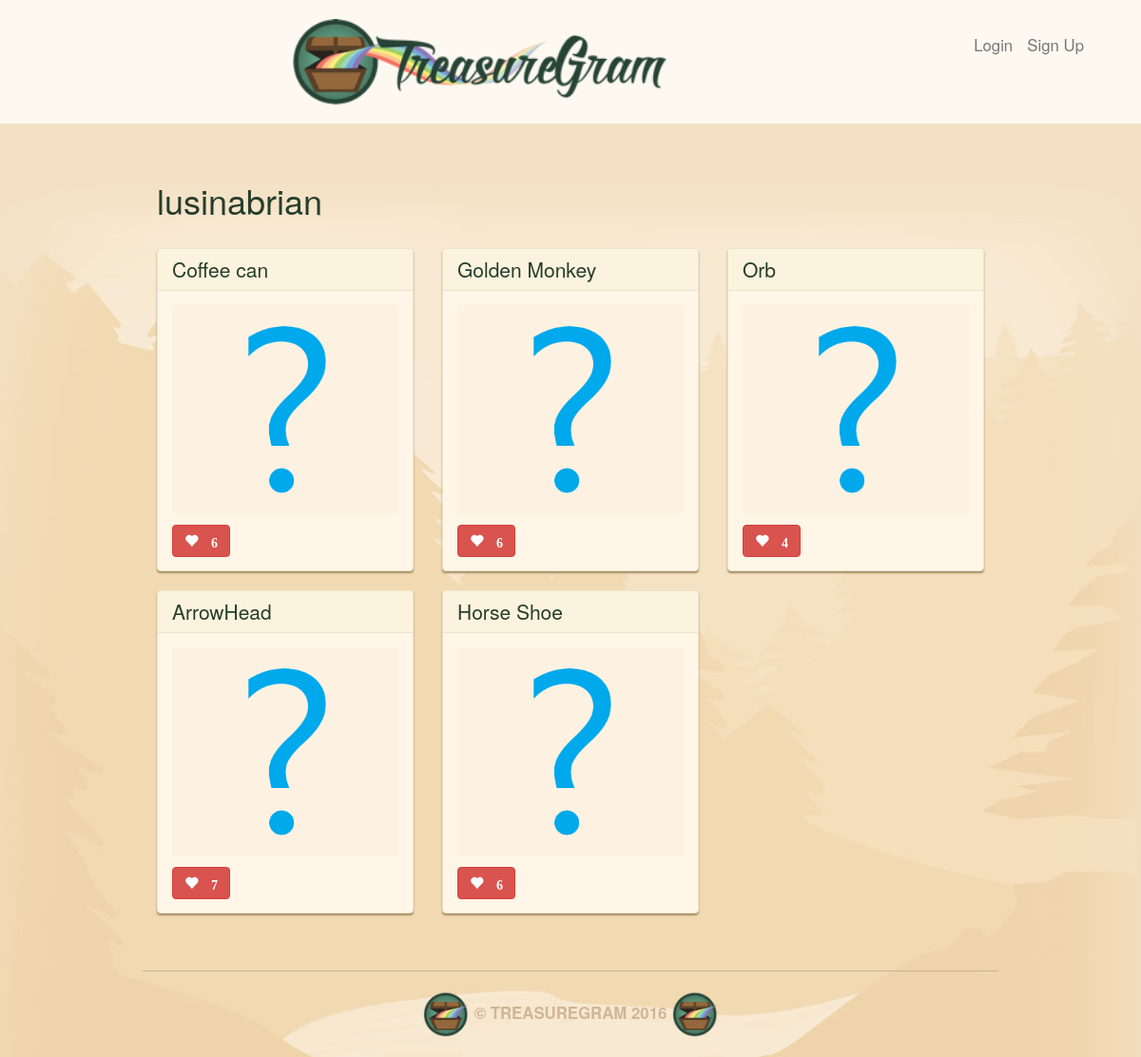
The page /user/lusinabrian/ on the database its author committed.
### main_app/models.py (models this page shows, shortened)
class Treasures(models.Model):
    user = models.ForeignKey(User)
    name = models.CharField(max_length=100)
    value = models.DecimalField(max_digits=10, decimal_places=2)
    material = models.CharField(max_length=100)
    location = models.CharField(max_length=100)
    image = models.ImageField(upload_to='media/treasure_images', default='media/default.png')
    likes = models.IntegerField(default=0)

### main_app/views.py (the view)
# urls.py: url(r'^user/(\w+)/$', views.profile, name='profile'),
def profile(request, username):
    user = get_object_or_404(User.objects, username=username)
    treasures = Treasures.objects.filter(user=user)
    context = {"username": username, "treasures": treasures}
    return render(request=request, template_name="profile.html", context=context)

### main_app/templates/profile.html
{% extends 'base.html' %}
{% load staticfiles %}
{% block content %}
  <h1>{{ username }}</h1><br>
	<div class="row">
	{% for treasure in treasures %}
      <div class="col-md-4">
      <div class="treasure panel panel-default">
        <a href="/{{treasure.id}}/">
        <div class="panel-heading">
          <h3 class="panel-title">{{ treasure.name }}</h3>
        </div>
        </a>
        <div class="panel-body">
          <a href="/{{treasure.id}}/">
          <div class="treasure-photo">
            <img src="{{ treasure.image.url }}" >
          </div>
          </a>
          <button id ="likes" data-id="{{treasure.id}}" class="btn btn-mini btn-danger glyphicon glyphicon-heart" type="button">
            {% if treasure.likes > 0 %} {{ treasure.likes }} {% endif %}
          </button>
        </div>
      </div>
      </div>
      {% if forloop.counter|divisibleby:"3" and not forloop.last %}
        </div><br><div class="row">
      {% endif %}
	{% endfor %}
	</div><br>
{% endblock %}

### main_app/static/css/style.css (style rules this page uses)
body { background: #f3e1c5 url(../images/brand-bg.jpg) no-repeat center top; color: #263d2c; }
h1 { margin-top: 0px; }
.panel { background: #fff6e8; border-color: #ece4cf; box-shadow: 0 2px 2px #a58d65; }
.panel-default .panel-heading { background: #fbf3dd; border-color: #ece4cf; }
.panel-body { position: relative; }
.panel-title { font-size: 1.5em; color: #263d2c; }
.treasure { margin-bottom: 20px; }
.treasure:last-child { margin-bottom: 0; }
.treasure-photo { background: #fdf2e1; float: left; margin-right: 5%; padding: 20px; position: relative; text-align: center; width: 100%; }
.treasure-photo img { width: 180px; max-height: 100%; }
.btn { margin-top: 10px; font-weight: bold; font-size: 14px; }

### rows shown on the page
Treasures: name "Coffee can", image (placeholder picture), likes "6"
Treasures: name "Golden Monkey", image (placeholder picture), likes "6"
Treasures: name "Orb", image (placeholder picture), likes "4"
Treasures: name "ArrowHead", image (placeholder picture), likes "7"
Treasures: name "Horse Shoe", image (placeholder picture), likes "6"

### other values the page prints
{{ username }} "lusinabrian"
